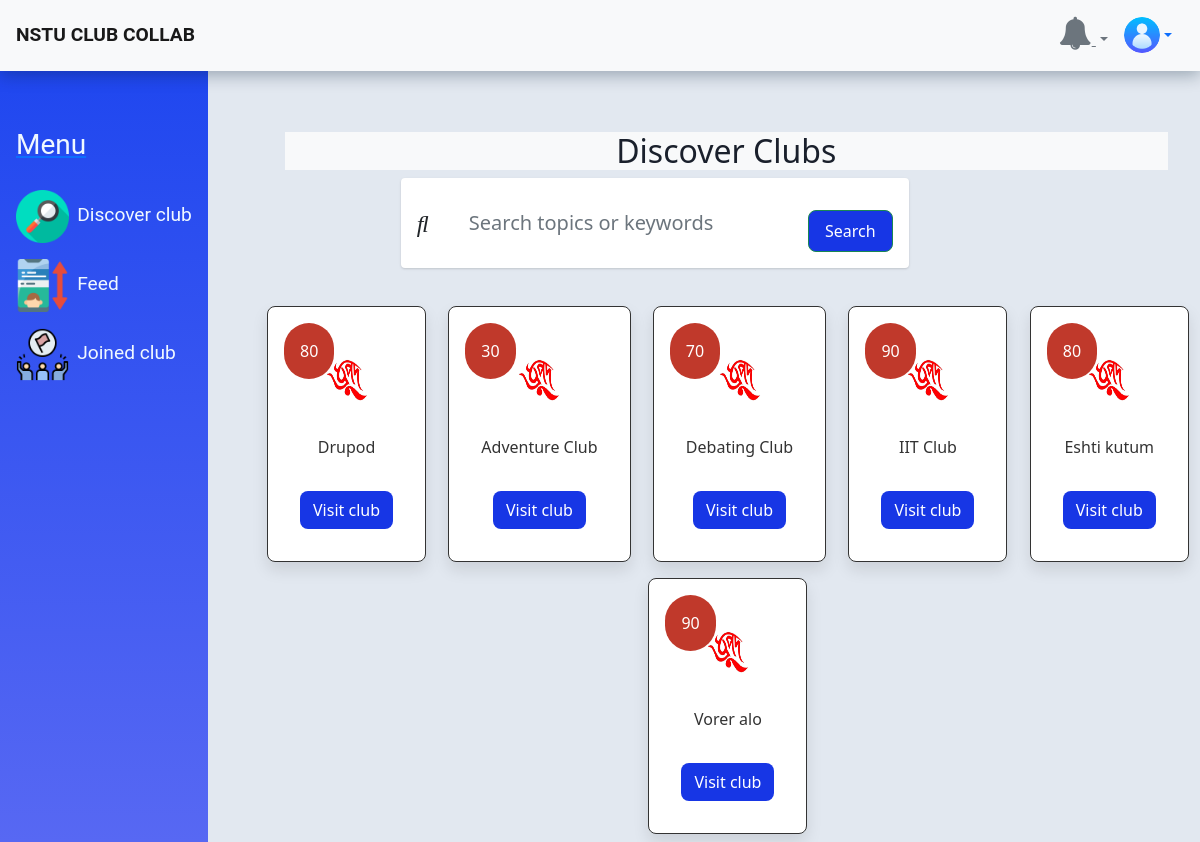
/userdiscover.php, run on an earlier commit of the app's database.
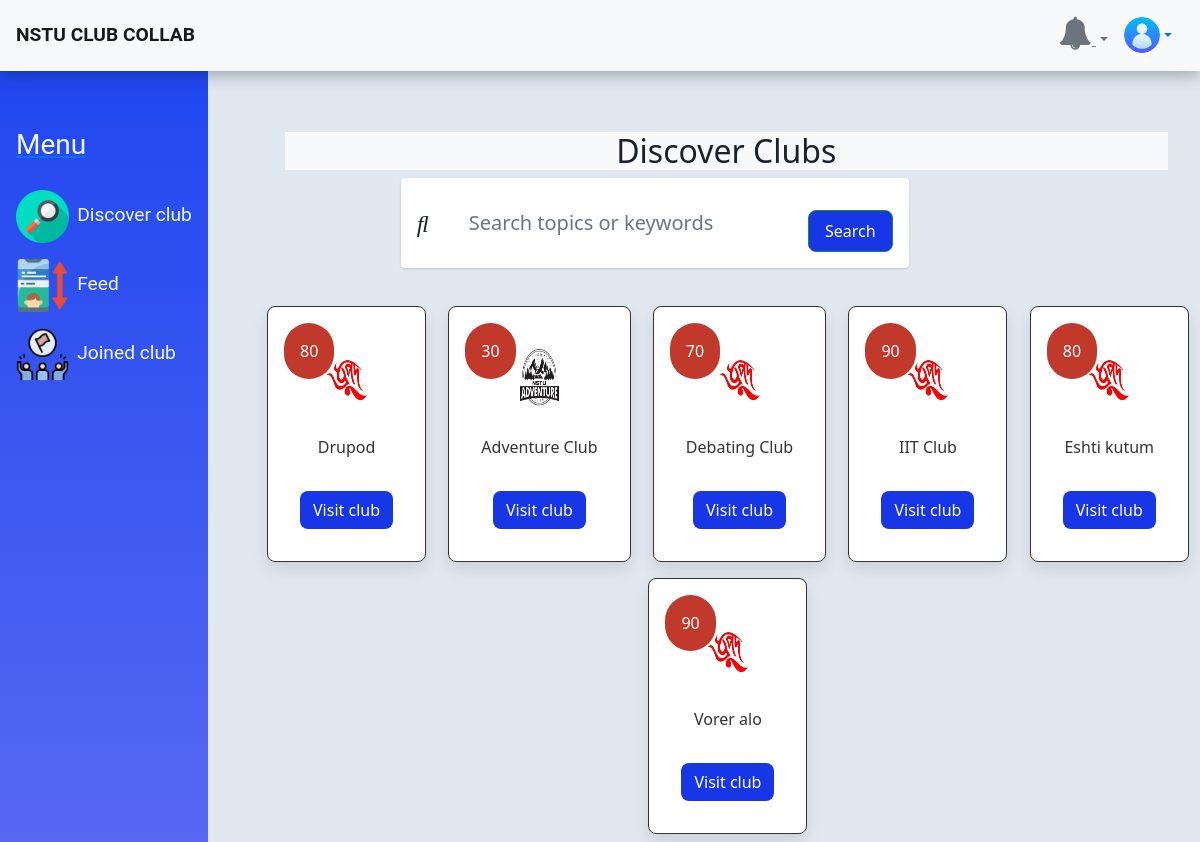
And on a later commit of the database.
### tables this page shows
CREATE TABLE `clubs` (
  `club_id` int(100) NOT NULL,
  `club_name` varchar(100) NOT NULL,
  `totall_members` int(100) NOT NULL,
  `club_type` varchar(100) NOT NULL DEFAULT 'cultural',
  `club_description` varchar(100) NOT NULL,
  `club_image` varchar(100) NOT NULL
);

### discover.php (the view, shortened to what this page needs)
<?php
include 'config.php';
$isclicked=false;
?>
<div class="clubdiv">
<div class="searchdiv">
<div class="container">
	<div class="row justify-content-center">
                        <div class="col-12 col-md-10 col-lg-8">
                            <form action="userdiscover.php" class="card card-sm" method="post">
                                <div class="card-body row no-gutters align-items-center">
                                    <div class="col-auto">
                                        <i class="fas fa-search h4 text-body"></i>
                                    </div>
                                    <div class="col">
                                        <input class="form-control form-control-lg form-control-borderless" name="clubname" type="search" placeholder="Search topics or keywords">
                                    </div>
                                    <div class="col-auto">
                                        <button class="btn btn-lg btn-success" name="submit" type="submit">Search</button>
                                    </div>
                                </div>
                            </form>
                        </div>
                    </div>
</div>
</div>
</div>
<div class="clubshowdiv">
<?php
  if($isclicked){
    $clubs = mysqli_query($conn, "SELECT * FROM `clubs`  WHERE clubs.club_name='$clubnam'") or die('query failed');
         if(mysqli_num_rows($clubs) > 0){
            while($row = mysqli_fetch_assoc($clubs)){
                ?>
  <div class="box-container">
    <form action="login.php" method="post" class="box">
    <img class="image" src="images/<?php echo $row['club_image']; ?>" alt="club profilepic">
    <div class="name"><?php echo $row['club_name']; ?></div>
    <div class="totall_member"><?php echo $row['totall_members']; ?></div>
    <input type="submit" value="Visit club" name="visitclub" class="btn">
    </form>
    </div>
    <?php
         }
      }else{
         echo ' <div class="heading">
         <div class="mt-3 bg-light text-center" >
             <h2>No clubs to show</h2>
    </div>
    </div>';
      }
    }
   else{
         $clubs = mysqli_query($conn, "SELECT * FROM `clubs`") or die('query failed');
         if(mysqli_num_rows($clubs) > 0){
            while($row = mysqli_fetch_assoc($clubs)){
                ?>
  <div class="box-container">
    <form action="login.php" method="post" class="box">
    <img class="image" src="images/<?php echo $row['club_image']; ?>" alt="club profilepic">
    <div class="name"><?php echo $row['club_name']; ?></div>
    <div class="totall_member"><?php echo $row['totall_members']; ?></div>
    <input type="submit" value="Visit club" name="visitclub" class="btn">
    </form>
    </div>
    <?php
         }
      }else{
         echo ' <div class="heading">
         <div class="mt-3 bg-light text-center" >
             <h2>No clubs to show</h2>
    </div>
    </div>';
      }
    }
      ?>
</div>
</div>
</div>
</div>
</div>

### userdiscover.php (shortened to what this page needs)
<!DOCTYPE html>
<html lang="en">
<head>
    <link href="https://cdn.jsdelivr.net/npm/bootstrap@5.0.2/dist/css/bootstrap.min.css" rel="stylesheet">
    <link href="https://maxcdn.bootstrapcdn.com/font-awesome/4.2.0/css/font-awesome.min.css" rel="stylesheet">
    <link rel="stylesheet" href="css/user.css">
    <link rel="stylesheet" href="css/nav.css">
    <link rel="stylesheet" href="css/side.css">
    <link rel="stylesheet" href="css/discover.css">
    <link rel="stylesheet" href="css/discover.css">
    <link rel="stylesheet" href="css/pr.css">
    <link rel="stylesheet" href="css/profile.css">
</head>
<body>
<div class="container-scroller">
<div class="header">
<?php include 'nav.php';?>
</div>
<div class="maindiv">
<nav class="sidebar col-xl-3 ">
<?php include 'side.php';?>
</nav>
<div class="mainsection">
<div class="heading">
         <div class="mt-3 bg-light text-center" >
             <h2> Discover Clubs</h2>
    </div>
    </div>
    <div><?php include 'discover.php'; ?></div>
</body>
</html>

### nav.php (shortened to what this page needs)
<nav class="navbar navbar-expand-lg  p-3 fixed-top  navbar-light bg-light">
<a href="#" class="navbar-brand logo">
              NSTU CLUB COLLAB
          </a>
  <div class="container-fluid">
    <div class="collapse navbar-collapse"  >
      <ul class="navbar-nav ms-auto mb-0 mb-lg-0 ">
        <li class="nav-item dropdown">
          <a class="link-secondary me-3 dropdown-toggle hidden-arrow" href="#" id="navbarDropdownMenuLink" role="button" data-bs-toggle="dropdown" aria-expanded="false" >
              <i class="fa fa-bell " style="font-size:33px"></i>
          </a>
        </li>
        <li class="nav-item dropdown">
          <a  class="dropdown-toggle d-flex align-items-center hidden-arrow"href="#"id="navbarDropdownMenuAvatar"role="button"data-bs-toggle="dropdown"  aria-expanded="false">
               <img src="images/user.png"  class="rounded-circle" height="36" alt="user icon" loading="lazy"/>
           </a>
         </li>
         </ul>
    </div>
  </div>
</nav>

### side.php (shortened to what this page needs)
<div class="col-auto  side">
    <div class="d-flex flex-column align-items-center align-items-sm-start px-3 pt-2 text-white min-vh-100">
        <a href="#" class="d-flex align-items-center pb-3 mb-md-0 me-md-auto">
            <span class="fs-3 d-none d-sm-inline meanue">Menu</span>
        </a>
        <ul class="nav nav-pills flex-column mb-sm-auto mb-0 align-items-center align-items-sm-start" id="menu">
            <li class="nav-item">
                <a href="userdiscover.php"  class="nav-link align-middle px-0 " id="discoverbutton">
                  <img src="images/discover.png" class="img" alt="logo" />  <span class="ms-1 d-none d-sm-inline text">Discover club</span>
                </a>
            </li>
            <li>
            <a href="userfeed.php" id="feedbutton" class="nav-link px-0 align-middle">
                  <img src="images/feed.png" class="img" alt="logo" /> <span class="ms-1 d-none d-sm-inline text">Feed</span></a>
            </li>
            <li>
                <a href="userjoinedclub.php" id="joinedclubbutton" class="nav-link px-0 align-middle">
                  <img src="images/joined.png" class="img" alt="logo" /> <span class="ms-1 d-none d-sm-inline text">Joined club</span></a>
            </li>
        </ul>
    </div>
</div>

### css/user.css (style rules this page uses)
.container-scroller { overflow: hidden; }
.maindiv { height: 100%; display: flex; flex-direction: row; }
.sidebar { padding-top: 0rem; padding-right: 0rem; padding-left: 0rem; width: auto; background: linear-gradient(to top, #5768f3, #1c45ef); }
.mainsection { height: 100%; width: 100%; display: flex; flex-direction: column; padding-top: 6rem; padding-left: 3rem; padding-right: 0rem; padding-bottom: 0rem; }
.heading { padding-left: 1.8rem; padding-right: 2rem; }

### css/nav.css (style rules this page uses)
.navbar.navbar-expand-lg { transition: width 0.25s ease; -webkit-transition: width 0.25s ease; -moz-transition: width 0.25s ease; -ms-transition: width 0.25s ease; box-shadow: 0 4px 16px 0 rgba(1, 30, 52, 0.33); }
.logo { font-family: "roboto", sans-serif; font-size: larger; font-weight: bold; }

### css/side.css (style rules this page uses)
.side { width: auto; }
.meanue { color: aliceblue; font-family: "roboto", sans-serif; }
.text { color: aliceblue; font-family: "roboto", sans-serif; font-size: 1.2rem; }
.img { width: 53px; max-width: 100%; margin: auto; vertical-align: middle; }

### css/discover.css (style rules this page uses)
.clubdiv { display: flex; flex-direction: column; width: 96%; }
.searchdiv { width: 88%; height: 0%; }
.clubshowdiv { width: 100%; display: flex; flex: row; flex-wrap: wrap; padding: 0rem; }
:root { --blue:#1736e5; --red:#c0392b; --orange:#f39c12; --black:#333; --white:#fff; --light-color:#666; --light-white:#ccc; --light-bg:#f5f5f5; --border:.1rem solid var(--black); --box-shadow:0 .5rem 1rem rgba(0,0,0,.1); }
.clubshowdiv .box-container { max-width: 1230px; margin:0 auto; display: flex; flex-direction: row; padding: 0.5rem; }
.clubshowdiv .box-container .box { border-radius: 0.5rem; background-color: var(--white); box-shadow: var(--box-shadow); padding: 2rem; text-align: center; border: var(--border); position: relative; }
.clubshowdiv .box-container .box .image { height: 5rem; width: 3rem; }
.clubshowdiv .box-container .box .name { padding:1rem 0; font-size: 1rem; color:var(--black); }
.clubshowdiv .box-container .box .totall_member { position: absolute; top: 1rem; left: 1rem; border-radius: 2.5rem; padding: 1rem; font-size: 1rem; color: var(--white); background-color: var(--red); }
.btn { display: inline-block; margin-top: 1rem; cursor: pointer; color: var(--white); font-size: 1rem; border-radius: 0.5rem; background-color: var(--blue); }
.form-control-borderless { border: none; }

### css/pr.css (style rules this page uses)
body { margin-top: 20px; background: #f3f3f3; }
.card { border-radius: 5px; -webkit-box-shadow: 0 1px 2.94px 0.06px rgba(4, 26, 55, 0.16); box-shadow: 0 1px 2.94px 0.06px rgba(4, 26, 55, 0.16); border: none; margin-bottom: 30px; -webkit-transition: all 0.3s ease-in-out; transition: all 0.3s ease-in-out; }

### css/profile.css (style rules this page uses)
body { margin-top: 20px; color: #1a202c; text-align: left; background-color: #e2e8f0; }
.card { box-shadow: 0 1px 3px 0 rgba(0, 0, 0, 0.1), 0 1px 2px 0 rgba(0, 0, 0, 0.06); }
.card { position: relative; display: flex; flex-direction: column; min-width: 0; word-wrap: break-word; background-color: #fff; background-clip: border-box; border: 0 solid rgba(0, 0, 0, 0.125); border-radius: 0.25rem; }
.card-body { flex: 1 1 auto; min-height: 1px; padding: 1rem; }

What changed in the data, as far as the page shows it:
changed clubs "Adventure Club": club_image: a different picture
